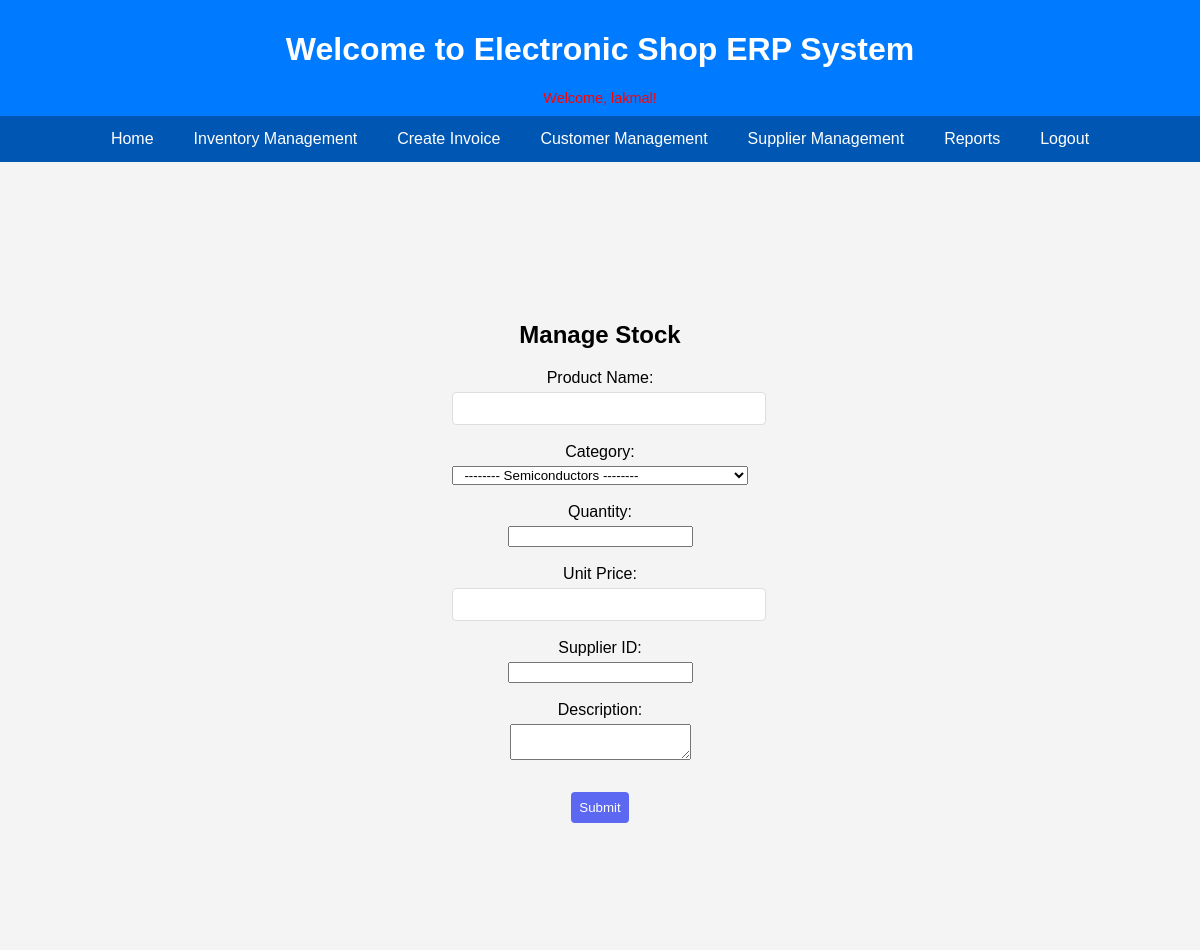
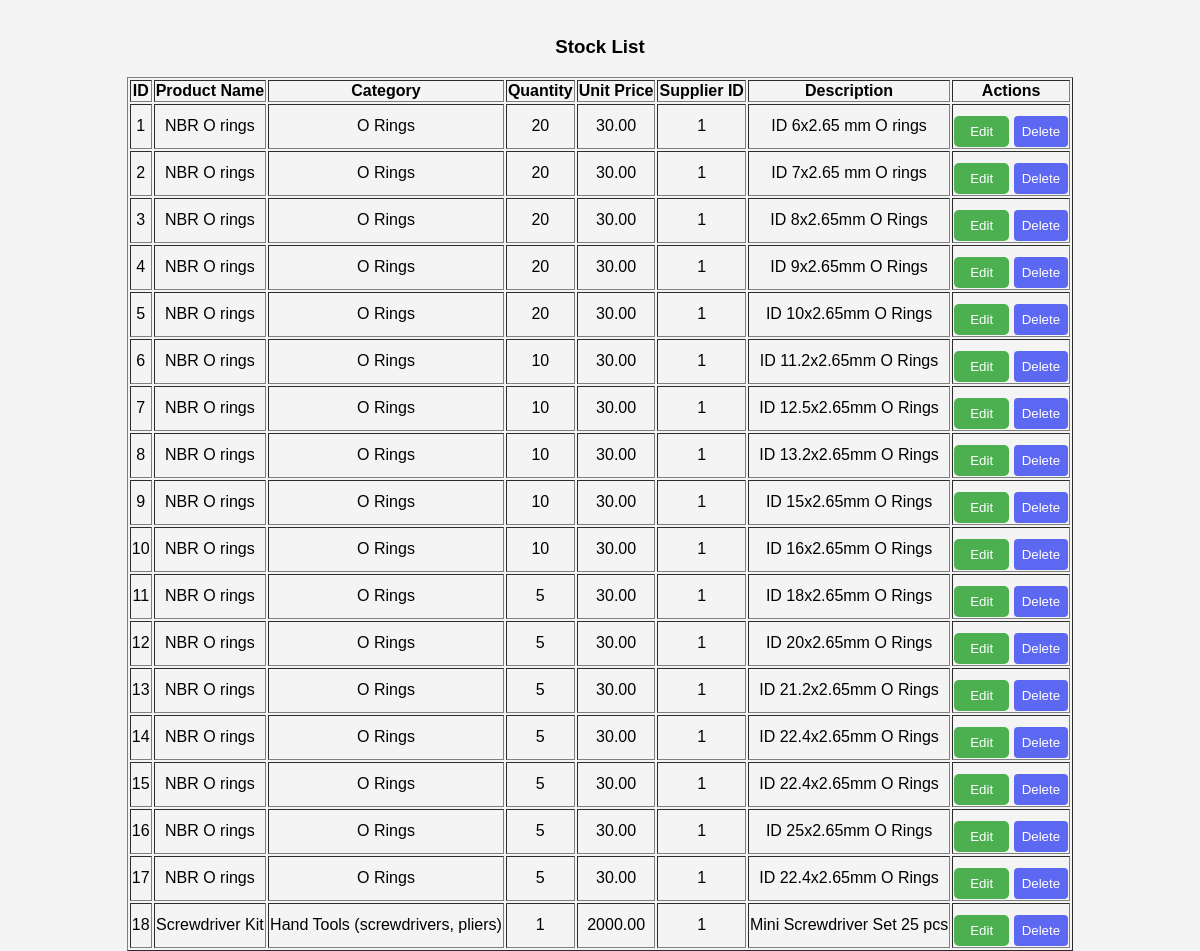
/manage_stock.php (signed in), run on the app's committed database (2 pictures, top to bottom).
### tables this page shows
CREATE TABLE IF NOT EXISTS `availablestock` (
  `product_id` int NOT NULL AUTO_INCREMENT,
  `product_name` varchar(255) NOT NULL,
  `category` varchar(100) DEFAULT NULL,
  `quantity` int DEFAULT '0',
  `unit_price` decimal(10,2) DEFAULT NULL,
  `supplier_id` int DEFAULT NULL,
  `reorder_level` int DEFAULT NULL,
  `reorder_quantity` int DEFAULT NULL,
  `description` varchar(255) DEFAULT NULL,
  `date_of_entry` timestamp NOT NULL DEFAULT CURRENT_TIMESTAMP,
  `last_restock_date` date DEFAULT NULL,
  PRIMARY KEY (`product_id`),
  KEY `supplier_id` (`supplier_id`)
);

### manage_stock.php (the view, shortened to what this page needs)
<?php
$host = 'localhost';
$username = 'root';
$password = '123';
$database = 'ElectronicsShop';
$conn = new mysqli($host, $username, $password, $database);
$sql = "SELECT * FROM availableStock";
$result = $conn->query($sql);
?>
<!DOCTYPE html>
<html lang="en">
<head>
    <link rel="stylesheet" href="styles.css">
    <header>
       <h1>Welcome to Electronic Shop ERP System</h1>
        <p>Welcome, <?php echo htmlspecialchars($_SESSION['username']); ?>!</p>
    </header>
    <nav>
        <ul>
            <li><a href="index.php">Home</a></li>
            <li><a href="manage_stock.php">Inventory Management</a></li>
            <li><a href="create_invoice.php">Create Invoice</a></li>
            <li><a href="customer_management.php">Customer Management</a></li>
            <li><a href="supplier_management.php">Supplier Management</a></li>
            <li><a href="reports.php">Reports</a></li>
            <li><a href="logout.php">Logout</a></li>
        </ul>
    </nav>
</head>
<body>
<div class="content">
<h2>Manage Stock</h2>
<form action="" method="post">
    <label for="product_name">Product Name:</label>
    <input type="text" id="product_name" name="product_name" required><br><br>
    <label for="category">Category:</label>
    <select name="category" id="category">
        <option value="Semiconductors"> <b>&nbsp;&nbsp;--------  Semiconductors  -------- </b></option>
      </select><br><br>
    <label for="quantity">Quantity:</label>
    <input type="number" id="quantity" name="quantity" required><br><br>
    <label for="unit_price">Unit Price:</label>
    <input type="text" id="unit_price" name="unit_price" required><br><br>
    <label for="supplier_id">Supplier ID:</label>
    <input type="number" id="supplier_id" name="supplier_id"><br><br>
    <label for="description">Description:</label>
    <textarea id="description" name="description" maxlength="255"></textarea><br><br>
    <input type="submit" value="Submit">
</form>
</div >
<br><br>
<br><br>
<div class="content">
<h3>Stock List</h3>
<table border="1">
    <tr>
        <th>ID</th>
        <th>Product Name</th>
        <th>Category</th>
        <th>Quantity</th>
        <th>Unit Price</th>
        <th>Supplier ID</th>
        <th>Description</th>
        <th>Actions</th>
    </tr>
    <?php
    while ($row = $result->fetch_assoc()) {
        echo "<tr>
                <td>{$row['product_id']}</td>
                <td>{$row['product_name']}</td>
                <td>{$row['category']}</td>
                <td>{$row['quantity']}</td>
                <td>{$row['unit_price']}</td>
                <td>{$row['supplier_id']}</td>
                <td>{$row['description']}</td>
                <td>
                    <button onclick=\"setFormForEdit('{$row['product_id']}', '{$row['product_name']}', '{$row['category']}', '{$row['quantity']}', '{$row['unit_price']}', '{$row['supplier_id']}', '{$row['description']}')\">Edit</button>
                    <form action='' method='post' style='display:inline'>
                        <input type='hidden' name='product_id' value='{$row['product_id']}'>
                        <input type='hidden' name='action' value='delete'>
                        <input type='submit' value='Delete'>
                    </form>
                </td>
              </tr>";
    }
    ?>
</div>
</body>
</html>

### styles.css (style rules this page uses)
body { margin: 0; padding: 0; font-family: Arial, sans-serif; background-color: #76c4f4; font-family: Arial, sans-serif; background-color: #f4f4f4; margin: 0; padding: 0; }
header { background-color: #007BFF; color: white; padding: 10px 20px; text-align: center; }
header p { margin: 5px 0 0; }
nav { background-color: #0056b3; overflow: hidden; }
nav ul { list-style-type: none; padding: 0; margin: 0; display: flex; justify-content: center; }
nav ul li { float: left; }
nav ul li a { display: block; color: white; text-align: center; padding: 14px 20px; text-decoration: none; }
button { padding: 8px 16px; background-color: #4CAF50; color: white; border: none; cursor: pointer; border-radius: 5px; }
label { display: block; margin-bottom: 5px; }
input[type="text"], input[type="password"], input[type="email"], input[type="submit"] { width: 100%; padding: 8px; border: 1px solid #ddd; border-radius: 4px; }
input[type="submit"] { background-color: #5C67F2; color: white; border: none; cursor: pointer; }
p { color: red; font-size: 0.9em; }
input[type="submit"] { width: auto; margin-top: 10px; }
.content { display: flex; flex-direction: column; align-items: center; justify-content: center; height: 100vh; text-align: center; }
a { color: #0056b3; text-decoration: none; }

### data on the page
availablestock: product_id "1", product_name "NBR O rings", category "O Rings", quantity "20", unit_price "30.00", supplier "1", description "ID 6x2.65 mm O rings"
availablestock: product_id "2", product_name "NBR O rings", category "O Rings", quantity "20", unit_price "30.00", supplier "1", description "ID 7x2.65 mm O rings"
availablestock: product_id "3", product_name "NBR O rings", category "O Rings", quantity "20", unit_price "30.00", supplier "1", description "ID 8x2.65mm O Rings"
availablestock: product_id "4", product_name "NBR O rings", category "O Rings", quantity "20", unit_price "30.00", supplier "1", description "ID 9x2.65mm O Rings"
availablestock: product_id "5", product_name "NBR O rings", category "O Rings", quantity "20", unit_price "30.00", supplier "1", description "ID 10x2.65mm O Rings"
availablestock: product_id "6", product_name "NBR O rings", category "O Rings", quantity "10", unit_price "30.00", supplier "1", description "ID 11.2x2.65mm O Rings"
availablestock: product_id "7", product_name "NBR O rings", category "O Rings", quantity "10", unit_price "30.00", supplier "1", description "ID 12.5x2.65mm O Rings"
availablestock: product_id "8", product_name "NBR O rings", category "O Rings", quantity "10", unit_price "30.00", supplier "1", description "ID 13.2x2.65mm O Rings"
availablestock: product_id "9", product_name "NBR O rings", category "O Rings", quantity "10", unit_price "30.00", supplier "1", description "ID 15x2.65mm O Rings"
availablestock: product_id "10", product_name "NBR O rings", category "O Rings", quantity "10", unit_price "30.00", supplier "1", description "ID 16x2.65mm O Rings"
availablestock: product_id "11", product_name "NBR O rings", category "O Rings", quantity "5", unit_price "30.00", supplier "1", description "ID 18x2.65mm O Rings"
availablestock: product_id "12", product_name "NBR O rings", category "O Rings", quantity "5", unit_price "30.00", supplier "1", description "ID 20x2.65mm O Rings"
availablestock: product_id "13", product_name "NBR O rings", category "O Rings", quantity "5", unit_price "30.00", supplier "1", description "ID 21.2x2.65mm O Rings"
availablestock: product_id "14", product_name "NBR O rings", category "O Rings", quantity "5", unit_price "30.00", supplier "1", description "ID 22.4x2.65mm O Rings"
availablestock: product_id "15", product_name "NBR O rings", category "O Rings", quantity "5", unit_price "30.00", supplier "1", description "ID 22.4x2.65mm O Rings"
availablestock: product_id "16", product_name "NBR O rings", category "O Rings", quantity "5", unit_price "30.00", supplier "1", description "ID 25x2.65mm O Rings"
availablestock: product_id "17", product_name "NBR O rings", category "O Rings", quantity "5", unit_price "30.00", supplier "1", description "ID 22.4x2.65mm O Rings"
availablestock: product_id "18", product_name "Screwdriver Kit", category "Hand Tools (screwdrivers, pliers)", quantity "1", unit_price "2000.00", supplier "1", description "Mini Screwdriver Set 25 pcs"

### other printed values
$_SESSION['username'] "lakmal"
